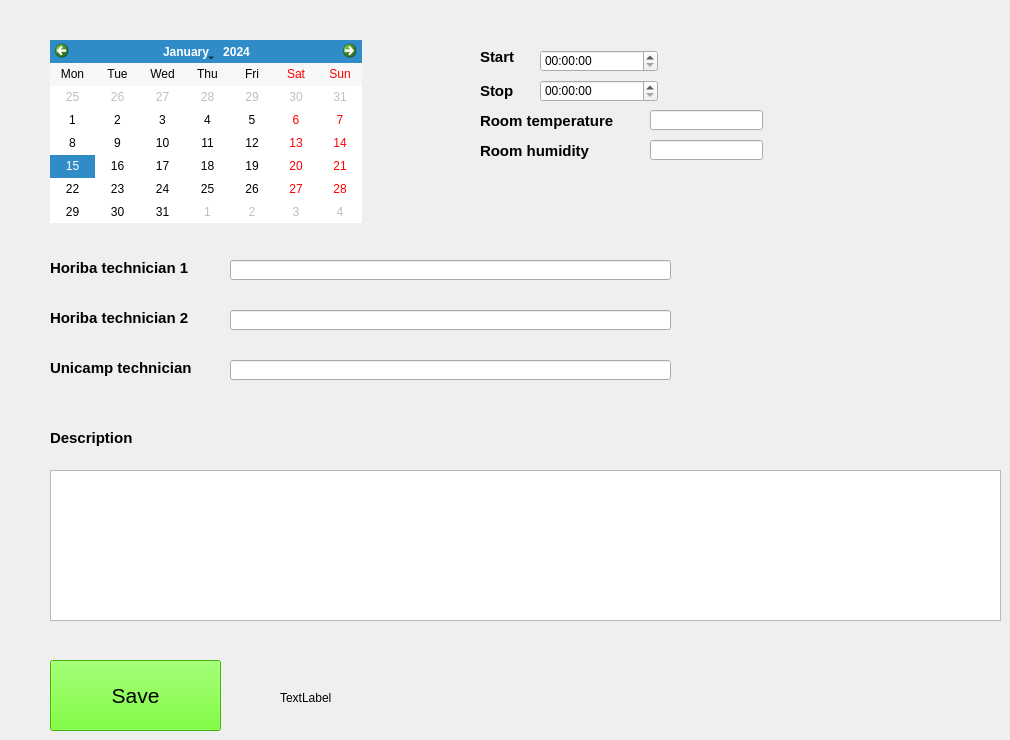
     <widget class="QWidget" name="tab_4">
      <attribute name="title">
       <string>Maintenance</string>
      </attribute>
      <widget class="QLabel" name="label_31">
       <property name="geometry">
        <rect>
         <x>50</x>
         <y>260</y>
         <width>151</width>
         <height>16</height>
        </rect>
       </property>
       <property name="font">
        <font>
         <pointsize>11</pointsize>
         <weight>75</weight>
         <bold>true</bold>
        </font>
       </property>
       <property name="text">
        <string>Horiba technician 1</string>
       </property>
      </widget>
      <widget class="QLabel" name="label_32">
       <property name="geometry">
        <rect>
         <x>50</x>
         <y>310</y>
         <width>151</width>
         <height>16</height>
        </rect>
       </property>
       <property name="font">
        <font>
         <pointsize>11</pointsize>
         <weight>75</weight>
         <bold>true</bold>
        </font>
       </property>
       <property name="text">
        <string>Horiba technician 2</string>
       </property>
      </widget>
      <widget class="QLabel" name="label_33">
       <property name="geometry">
        <rect>
         <x>50</x>
         <y>360</y>
         <width>151</width>
         <height>16</height>
        </rect>
       </property>
       <property name="font">
        <font>
         <pointsize>11</pointsize>
         <weight>75</weight>
         <bold>true</bold>
        </font>
       </property>
       <property name="text">
        <string>Unicamp technician</string>
       </property>
      </widget>
      <widget class="QPlainTextEdit" name="maint_description_plainTextEdit">
       <property name="geometry">
        <rect>
         <x>50</x>
         <y>470</y>
         <width>951</width>
         <height>151</height>
        </rect>
       </property>
      </widget>
      <widget class="QLabel" name="label_34">
       <property name="geometry">
        <rect>
         <x>50</x>
         <y>430</y>
         <width>111</width>
         <height>16</height>
        </rect>
       </property>
       <property name="font">
        <font>
         <pointsize>11</pointsize>
         <weight>75</weight>
         <bold>true</bold>
        </font>
       </property>
       <property name="text">
        <string>Description</string>
       </property>
      </widget>
      <widget class="QCalendarWidget" name="maint_calendarWidget">
       <property name="geometry">
        <rect>
         <x>50</x>
         <y>40</y>
         <width>312</width>
         <height>183</height>
        </rect>
       </property>
       <property name="verticalHeaderFormat">
        <enum>QCalendarWidget::NoVerticalHeader</enum>
       </property>
      </widget>
      <widget class="QTimeEdit" name="strt_maint_timeEdit">
       <property name="geometry">
        <rect>
         <x>540</x>
         <y>50</y>
         <width>118</width>
         <height>22</height>
        </rect>
       </property>
      </widget>
      <widget class="QTimeEdit" name="stp_maint_timeEdit">
       <property name="geometry">
        <rect>
         <x>540</x>
         <y>80</y>
         <width>118</width>
         <height>22</height>
        </rect>
       </property>
      </widget>
      <widget class="QLabel" name="label_35">
       <property name="geometry">
        <rect>
         <x>480</x>
         <y>50</y>
         <width>47</width>
         <height>13</height>
        </rect>
       </property>
       <property name="font">
        <font>
         <pointsize>11</pointsize>
         <weight>75</weight>
         <bold>true</bold>
        </font>
       </property>
       <property name="text">
        <string>Start</string>
       </property>
      </widget>
      <widget class="QLabel" name="label_36">
       <property name="geometry">
        <rect>
         <x>480</x>
         <y>80</y>
         <width>51</width>
         <height>21</height>
        </rect>
       </property>
       <property name="font">
        <font>
         <pointsize>11</pointsize>
         <weight>75</weight>
         <bold>true</bold>
        </font>
       </property>
       <property name="text">
        <string>Stop</string>
       </property>
      </widget>
      <widget class="QLineEdit" name="tech_horiba1_lineEdit">
       <property name="geometry">
        <rect>
         <x>230</x>
         <y>260</y>
         <width>441</width>
         <height>20</height>
        </rect>
       </property>
      </widget>
      <widget class="QLineEdit" name="tech_horiba2_lineEdit">
       <property name="geometry">
        <rect>
         <x>230</x>
         <y>310</y>
         <width>441</width>
         <height>20</height>
        </rect>
       </property>
      </widget>
      <widget class="QLineEdit" name="tech_unicamp_lineEdit">
       <property name="geometry">
        <rect>
         <x>230</x>
         <y>360</y>
         <width>441</width>
         <height>20</height>
        </rect>
       </property>
      </widget>
      <widget class="QLabel" name="label_37">
       <property name="geometry">
        <rect>
         <x>480</x>
         <y>110</y>
         <width>151</width>
         <height>21</height>
        </rect>
       </property>
       <property name="font">
        <font>
         <pointsize>11</pointsize>
         <weight>75</weight>
         <bold>true</bold>
        </font>
       </property>
       <property name="text">
        <string>Room temperature</string>
       </property>
      </widget>
      <widget class="QLineEdit" name="maint_temp_lineEdit">
       <property name="geometry">
        <rect>
         <x>650</x>
         <y>110</y>
         <width>113</width>
         <height>20</height>
        </rect>
       </property>
      </widget>
      <widget class="QLabel" name="label_38">
       <property name="geometry">
        <rect>
         <x>480</x>
         <y>140</y>
         <width>151</width>
         <height>21</height>
        </rect>
       </property>
       <property name="font">
        <font>
         <pointsize>11</pointsize>
         <weight>75</weight>
         <bold>true</bold>
        </font>
       </property>
       <property name="text">
        <string>Room humidity</string>
       </property>
      </widget>
      <widget class="QLineEdit" name="maint_hum_lineEdit">
       <property name="geometry">
        <rect>
         <x>650</x>
         <y>140</y>
         <width>113</width>
         <height>20</height>
        </rect>
       </property>
      </widget>
      <widget class="QPushButton" name="maint_save_pushButton">
       <property name="geometry">
        <rect>
         <x>50</x>
         <y>660</y>
         <width>171</width>
         <height>71</height>
        </rect>
       </property>
       <property name="font">
        <font>
         <pointsize>16</pointsize>
         <weight>50</weight>
         <bold>false</bold>
        </font>
       </property>
       <property name="styleSheet">
        <string notr="true">background-color: rgb(85, 255, 0);</string>
       </property>
       <property name="text">
        <string>Save</string>
       </property>
      </widget>
      <widget class="QLabel" name="maint_save_label">
       <property name="geometry">
        <rect>
         <x>280</x>
         <y>690</y>
         <width>281</width>
         <height>16</height>
        </rect>
       </property>
       <property name="text">
        <string>TextLabel</string>
       </property>
      </widget>
     </widget>
